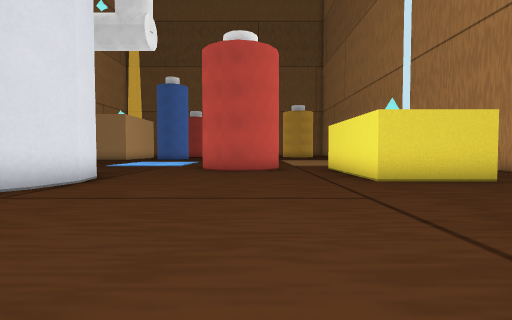
View 1 (above)

24 first-person views from a walk through a Godot game level. The camera is 1.3 m above the floor, tilts 2° down and sees 85° across. The floor is counted in squares, 2 m on a side. Each view is taken from the middle of a square. On the plan, view 1 faces up. The plan holds only what a view shows up to about 9 squares ahead; the rest is blank. Some surface patterns are stand-ins.

View 2
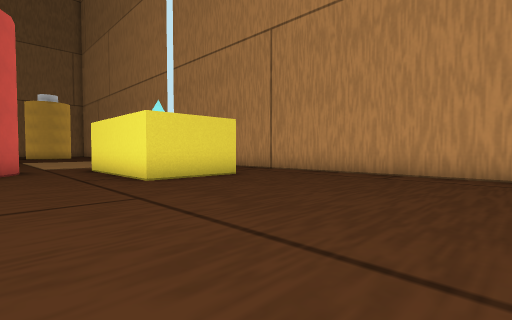

View 3
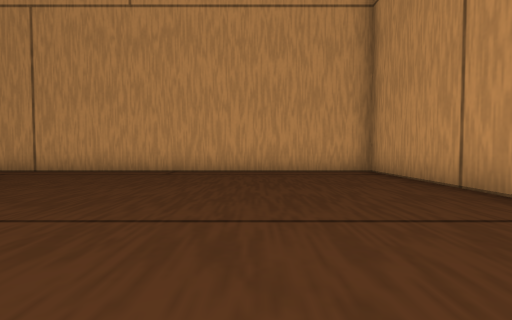

View 4
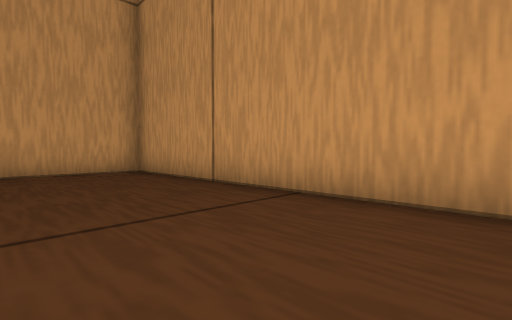

View 5
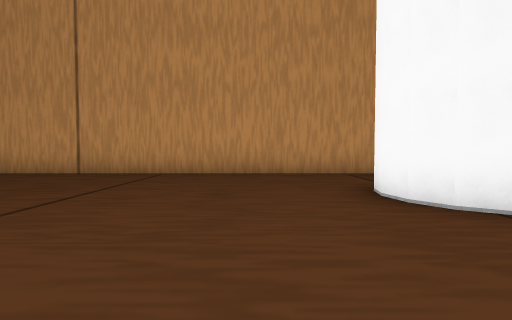

View 6
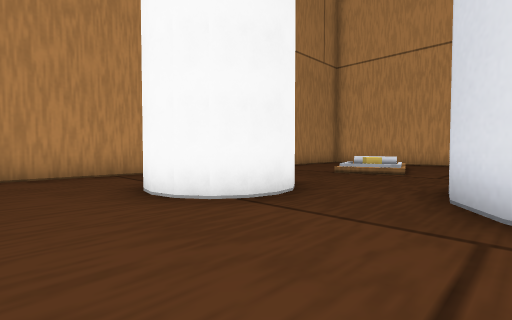

View 7
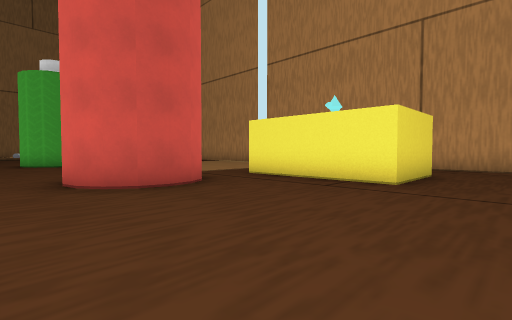

View 8
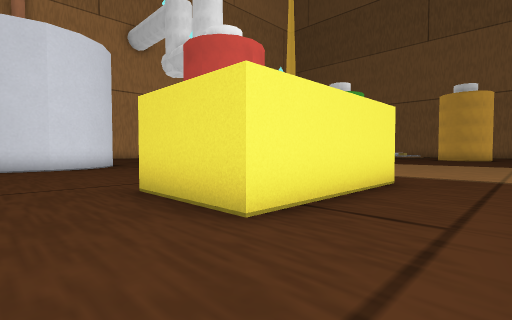

View 9
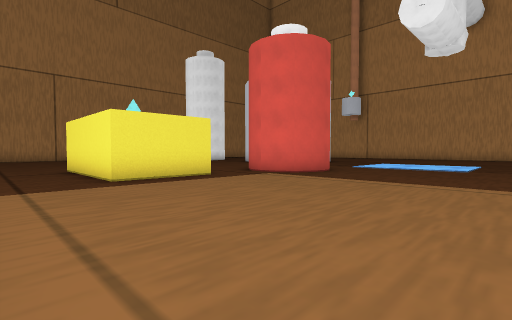

View 10
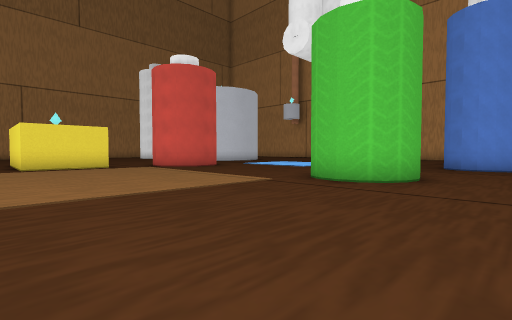

View 11
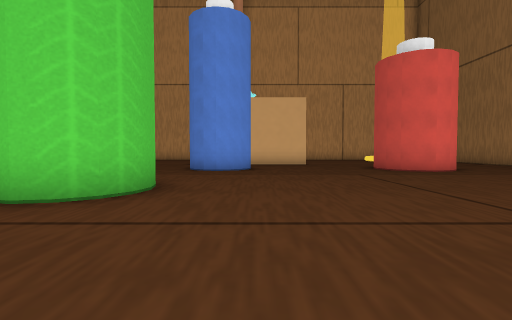

View 12
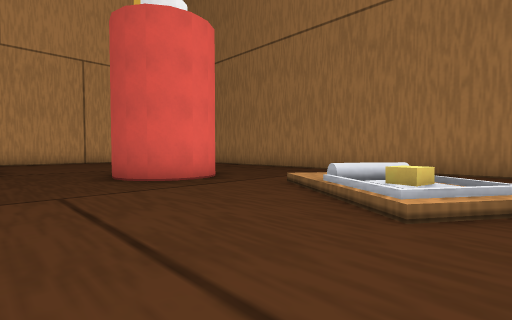

View 13
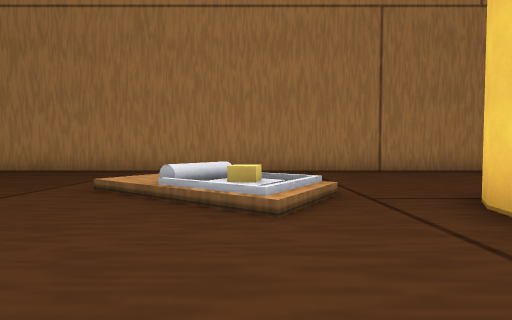

View 14
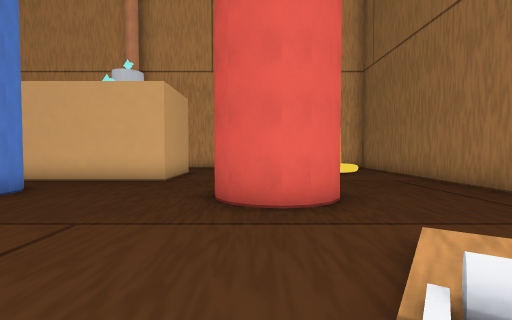

View 15
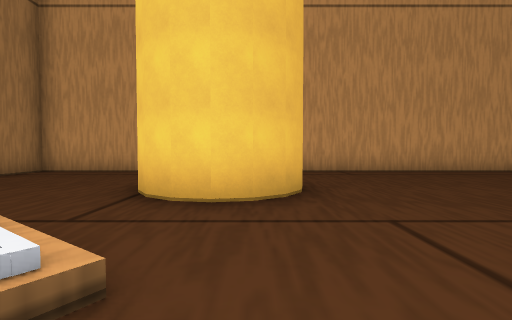

View 16
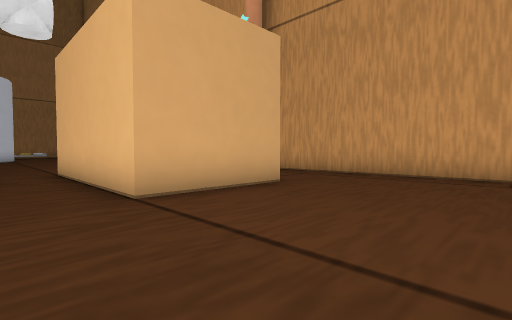

View 17
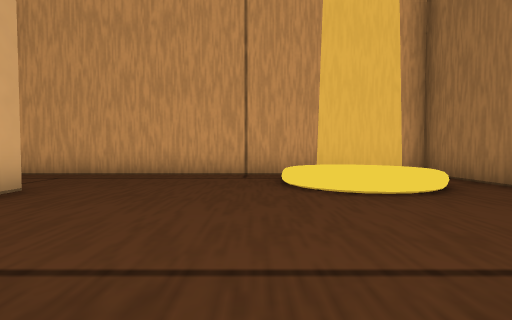

View 18
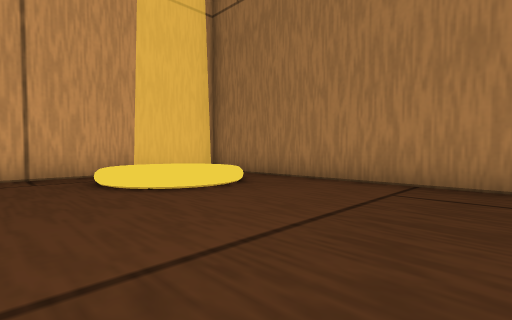

View 19
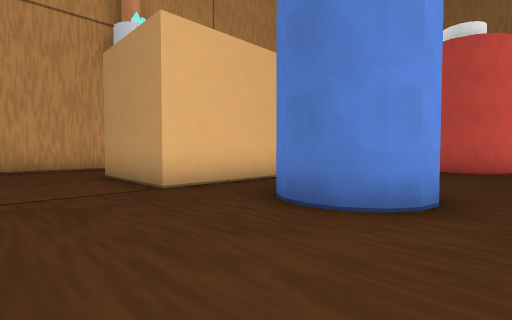

View 20
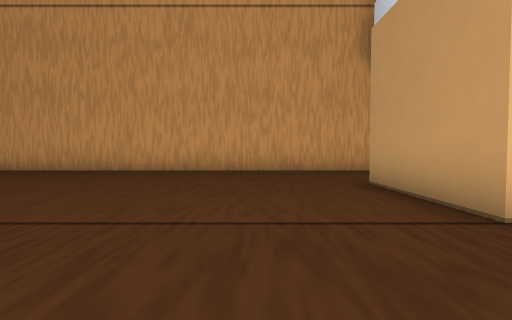

View 21
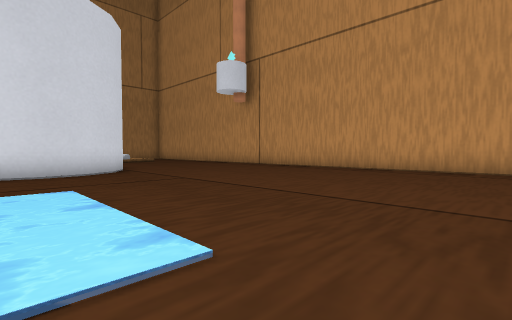

View 22
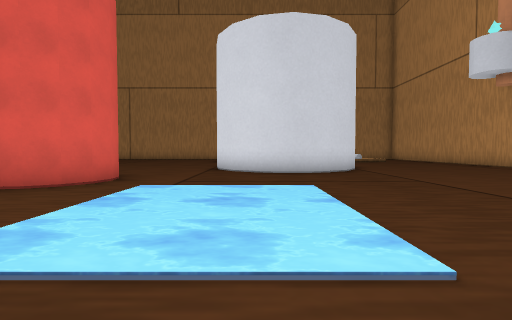

View 23
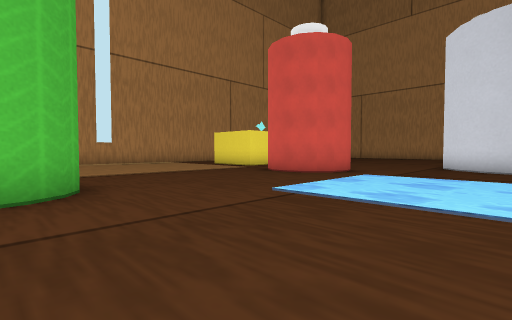

View 24
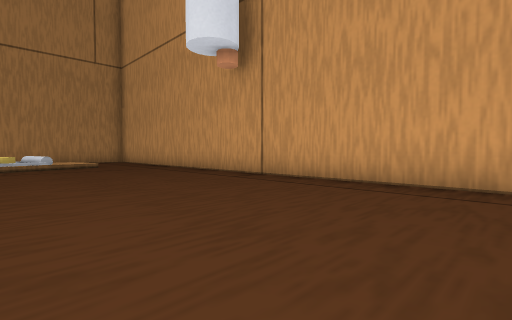

### Floor plan
Key: @ floor where view 1 was taken; # wall or solid block; . main floor; : floor 0.25 m higher than the main floor; / step, stairs or slope; ~ water the walk can cross.
Columns run from 15 left of view 1 to 8 right of it. Each row starts with its distance up from view 1.
 32 ########################
 31 #............  ........#
 30 #////........    ......#
 29 #/  /........    ......#
 28 #////........://.......
 27 #........ #..////...
 26 #........##..../..#
 25 #.................##
 24 #......................#
 23 #...###................#
 22 #..   #................#
 21 #.    #................#
 20 #     #..##............#
 19 #.. ###..##...##.......#
 18 #.............##.......#
 17 #.............##...... #
 16 #......................
 15 #......................
 14 #.........~~~..........
 13 #.........~~~..........
 12 #.........~~~..........
 11 #.............##.......
 10 #.............##.......
  9 #.............##..###..#
  8 #.......##........###..#
  7 #......#####......###..#
  6 #......    #......###..#
  5 #......   ##...........#
  4   .....  ##............#
  3    ....................#
  2     ...................#
  1     ///...##...........#
  0       /... ##..@.......#
 -1        ..   ...........#
 -2            ............#
 -3            ............#
 -4            #############

Positions as (right, up) in squares from view 1, and headings:
1: (0, 0), facing up
2: (0, 0), facing up-right
3: (-1, 0), facing right
4: (-1, 0), facing down-right
5: (-1, 4), facing down
6: (-1, 4), facing down-left
7: (-3, 4), facing up-right
8: (7, 4), facing up-left
9: (7, 16), facing down-left
10: (6, 21), facing down-left
11: (4, 21), facing left
12: (1, 23), facing up-left
13: (0, 23), facing up
14: (0, 26), facing left
15: (-1, 25), facing right
16: (-7, 27), facing down-left
17: (-7, 27), facing left
18: (-7, 26), facing up-left
19: (-4, 16), facing up-left
20: (-6, 16), facing left
21: (-5, 16), facing down-left
22: (-5, 16), facing down
23: (-6, 18), facing down-right
24: (-9, 12), facing down-left
